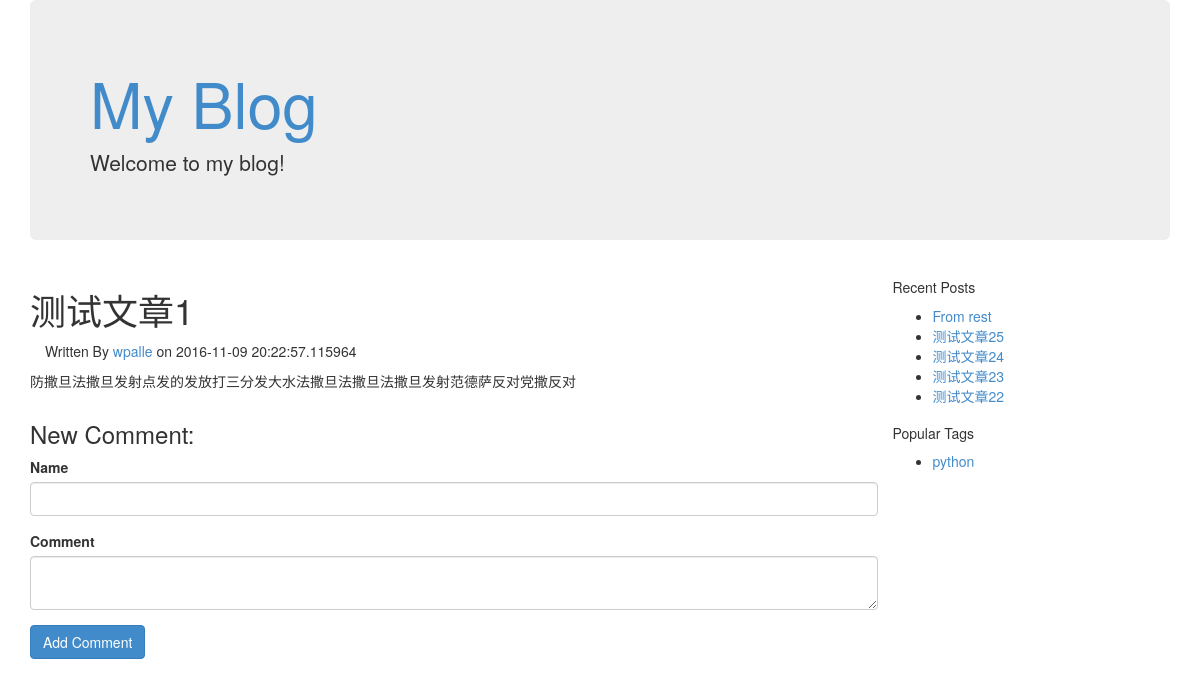
/blog/post/1, run on the app's committed database.
### webapp/models.py (models this page shows, shortened)
class Post(db.Model):
	id = db.Column(db.Integer(), primary_key=True)
	title = db.Column(db.String(255))
	text = db.Column(db.Text())
	publish_date = db.Column(db.DateTime())
	user_id = db.Column(db.Integer(), db.ForeignKey('user.id'))
	comments = db.relationship('Comment', backref='post', lazy='dynamic')
	tags = db.relationship('Tag', secondary=tags, backref=db.backref('posts', lazy='dynamic'))

class User(db.Model):
	id = db.Column(db.Integer(), primary_key=True)
	username = db.Column(db.String(255))
	password = db.Column(db.String(255))
	posts = db.relationship('Post', backref='user', lazy='dynamic')
	roles = db.relationship('Role', secondary=roles,backref = db.backref('users',lazy='dynamic'))

class Tag(db.Model):
	id = db.Column(db.Integer(), primary_key=True)
	title = db.Column(db.String(255))

### webapp/controllers/blog.py (the view, shortened to what this page needs)
@blog_blueprint.route('/post/<int:post_id>', methods=('GET', 'POST'))
def post(post_id):
	form = CommentForm()
	post = Post.query.get_or_404(post_id)
	tags = post.tags
	comments = post.comments.order_by(Comment.date.desc()).all()
	recent, top_tags = sidebar_data()
	if request.method == 'POST':
		return redirect(url_for('blog.post', post_id=post_id))
	else:
		return render_template('blog/post.html', post=post, tags=tags, comments=comments, recent=recent, top_tags=top_tags,
		                       form=form)

### webapp/forms.py
class CommentForm(FlaskForm):
	name = StringField('Name', validators=[DataRequired(), Length(max=255)])
	text = TextAreaField('Comment', validators=[DataRequired()])

### webapp/controllers/blog.py (called while the page is built)
def sidebar_data():
	recent = Post.query.order_by(Post.publish_date.desc()).limit(5).all()
	top_tags = db.session.query(Tag, func.count(tags.c.post_id).label('total')).join(tags).group_by(Tag).order_by(
		desc('total')).limit(5).all()
	return recent, top_tags

### webapp/templates/blog/post.html (shortened to what this page needs)
{% extends "blog/base.html" %}
{% block body %}
<div class="row">
	<div class="col-lg-9">
		<div class="row">
			<div class="col-lg-12">
				<h1>{{ post.title }}</h1>
			</div>
		</div>
		<div class="row">
			<div class="col-lg-12">
			</div>
		</div>
		<div class="col-lg-6">
			<p>Written By <a href="{{ url_for('.user',username=post.user.username) }}">
				{{ post.user.username }}
			</a> on {{ post.publish_date }}</p>
		</div>
		<div class="row">
			<div class="col-lg-12">
				{{ post.text | safe }}
			</div>
		</div>
		<div class="row">
			<div class="col-lg-12">
				<h3>New Comment:</h3>
				<form action="{{ url_for('.post',post_id=post.id) }}" method="post">
					<div class="form-group">
						{{ form.name.label }}
						{{ form.name(class_='form-control') }}
					</div>
					<div class="form-group">
						{{ form.text.label }}
						{{ form.text(class_='form-control') }}
					</div>
					<input type="submit" class="btn btn-primary" value="Add Comment">
				</form>
			</div>
		</div>
	</div>
	<div class="col-lg-3">
		<div class="row">
			<h5>Recent Posts</h5>
			<ul>
				{% for post in recent %}
					<li><a href="{{ url_for('.post',post_id=post.id) }}">{{ post.title }}</a></li>
				{% endfor %}
			</ul>
		</div>
		<div class="row">
			<h5>Popular Tags</h5>
			<ul>
				{% for tag in top_tags %}
					<li><a href="{{ url_for('.tag',tag_name=tag[0].title) }}">{{ tag[0].title }}</a></li>
				{% endfor %}
			</ul>
		</div>
	</div>
</div>
{% endblock %}

### data on the page
Post: title "测试文章1", publish_date "2016-11-09 20:22:57.115964", text "防撒旦法撒旦发射点发的发放打三分发大水法撒旦法撒旦法撒旦发射范德萨反对党撒反对"
User: user.username "wpalle"
Post: title "From rest"
Post: title "测试文章25"
Post: title "测试文章24"
Post: title "测试文章23"
Post: title "测试文章22"
Tag: title "python"
